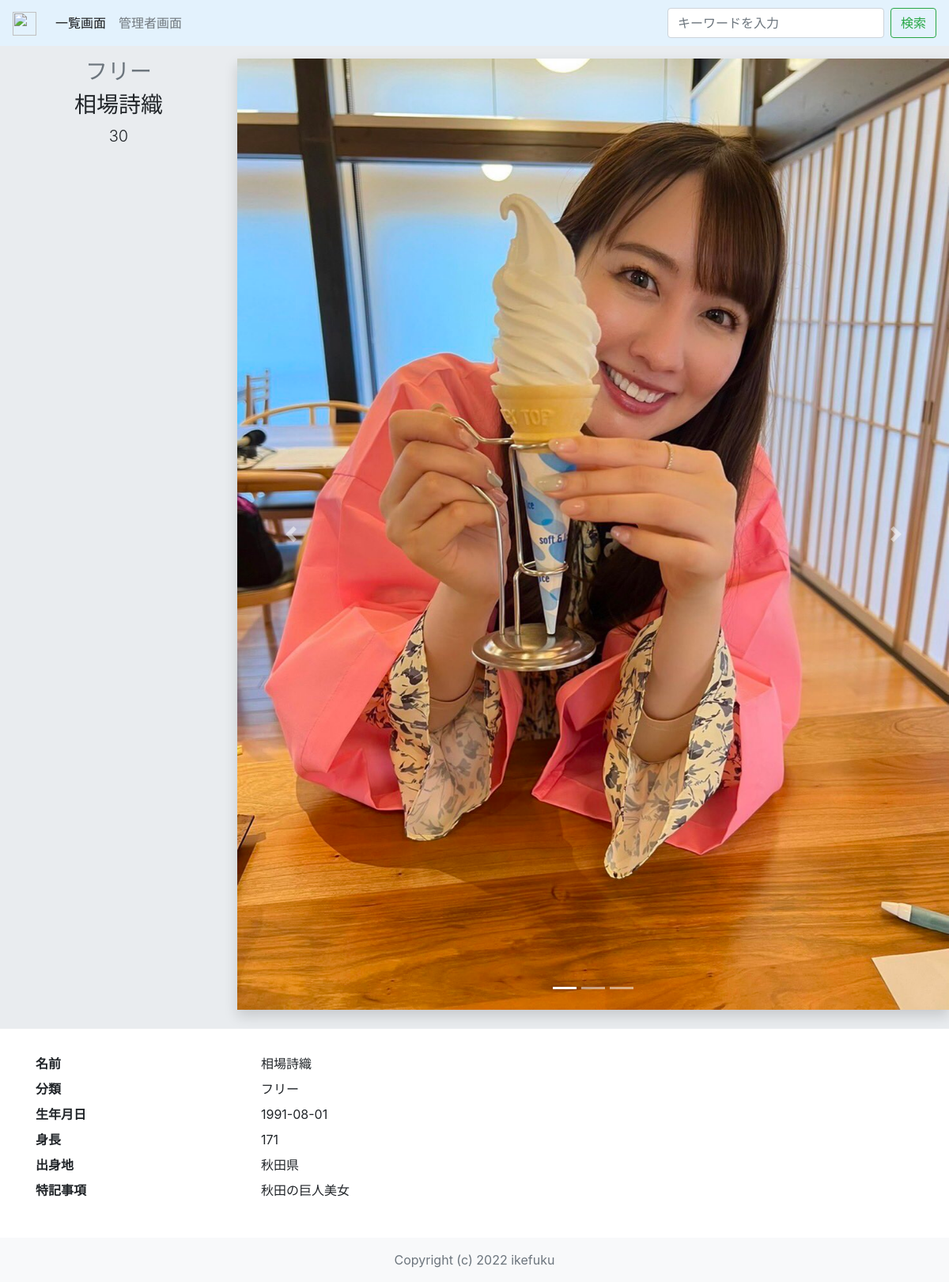
Page /detail.php?id=23 on the committed database.
### tables this page shows
CREATE TABLE `personaldata` (
  `id` int(11) UNSIGNED NOT NULL,
  `womanname` varchar(255) NOT NULL,
  `age` int(3) DEFAULT 0,
  `category` varchar(255) DEFAULT NULL,
  `birthday` varchar(10) DEFAULT NULL,
  `birthplace` varchar(10) DEFAULT NULL,
  `bloodtype` varchar(2) DEFAULT NULL,
  `height` int(3) DEFAULT 0,
  `notices` varchar(255) DEFAULT NULL,
  `picdata0` varchar(255) DEFAULT NULL,
  `picdata1` varchar(255) DEFAULT NULL,
  `picdata2` varchar(255) DEFAULT NULL,
  `created_at` timestamp NOT NULL DEFAULT current_timestamp(),
  `updated_at` timestamp NOT NULL DEFAULT current_timestamp() ON UPDATE current_timestamp()
);

### lib/connect.php (called while the page is built, shortened)
<?php
class connect
{
    public function __construct()
    {
        $dsn = "mysql:host=" . self::HOST . ";dbname=" . self::DB_NAME . ";charset=utf8mb4";
        try {
            $this->dbh = new PDO($dsn, self::USER, self::PASS);
        } catch (Exception $e) {
            exit($e->getMessage());
        }
    }
}

### lib/queryPersonalData.php (called while the page is built, shortened)
<?php
include __DIR__.'/personaldata.php';
class QueryPersonalData extends connect
{
    public function getDatum($id)
    {
        try
        {
            $stmt = $this->dbh->prepare("SELECT  * FROM personaldata WHERE id=:id");
            $stmt->bindParam(':id', $id, PDO::PARAM_INT);
            $stmt->execute();
            $datum = $this->setDatum($stmt->fetchAll(PDO::FETCH_ASSOC));
        }
        catch(Exception $ex)
        {
            return "DB:Error";
        }
        return $datum;
    }
    public function setDatum($result)
    {
        $pd = new PersonalData();
        $pd->setId($result[0]["id"]);
        $pd->setName($result[0]["womanname"]);
        $pd->setAge($result[0]["age"]);
        $pd->setCategory($result[0]["category"]);
        $pd->setBirthday($result[0]["birthday"]);
        $pd->setBirthplace($result[0]["birthplace"]);
        $pd->setBloodtype($result[0]["bloodtype"]);
        $pd->setHeight($result[0]["height"]);
        $pd->setNotices($result[0]["notices"]);
        $pd->setPicdata0($result[0]["picdata0"]);
        $pd->setPicdata1($result[0]["picdata1"]);
        $pd->setPicdata2($result[0]["picdata2"]);
        return $pd;
    }
}

### lib/personaldata.php (called while the page is built, shortened)
<?php
class PersonalData
{
    private $name = null;
    private $age = null;
    private $category = null;
    private $birthday = null;
    private $birthplace = null;
    private $height = null;
    private $notices=null;
    private $picdata0=null;
    public function getName()
    {
        return $this->name;
    }
    public function getAge()
    {
        return $this->age;
    }
    public function getCategory()
    {
        return $this->category;
    }
    public function getBirthday()
    {
        return $this->birthday;
    }
    public function getBirthplace()
    {
        return $this->birthplace;
    }
    public function getHeight()
    {
        return $this->height;
    }
    public function getNotices()
    {
        return $this->notices;
    }
    public function getPicdata0()
    {
        return $this->picdata0;
    }
    public function setName($name)
    {
        $this->name=$name;
    }
    public function setAge($age)
    {
        $this->age=$age;
    }
    public function setCategory($category)
    {
        $this->category=$category;
    }
    public function setBirthday($birthday)
    {
        $this->birthday=$birthday;
    }
    public function setBirthplace($birthplace)
    {
        $this->birthplace=$birthplace;
    }
    public function setHeight($height)
    {
        $this->height=$height;
    }
    public function setNotices($notices)
    {
        $this->notices=$notices;
    }
    public function setPicdata0($picdata0)
    {
        $this->picdata0=$picdata0;
    }
}

### detail.php (the view, shortened to what this page needs)
<?php
include __DIR__.'/lib/connect.php';
include __DIR__.'/lib/queryPersonalData.php';
if(!empty($_GET['id']))
{
    $personaldata = new QueryPersonalData();
    $result = $personaldata->getDatum($_GET['id']);
}
?>
<!doctype html>
<html lang="ja">
<head>
    <link rel="stylesheet" href="https://stackpath.bootstrapcdn.com/bootstrap/4.3.1/css/bootstrap.min.css"
>
    <link rel="stylesheet" href="https://getbootstrap.com/docs/4.3/assets/css/docs.min.css">
</head>
<body style="padding-top: 50px;">
<?php include 'header.php';?>
<main>
    <div class="container-fluid px-0">
        <div class="jumbotron jumbotron-fluid py-4">
            <div class="row no-gutters">
                <div class="col-md-3">
                    <div class="container ">
                        <h3 class="text-muted text-center"><?php echo $result->getCategory(); ?></h3>
                        <h3 class="text-center"><?php echo $result->getName(); ?></h3>
                        <p class="lead text-center"><?php echo $result->getAge(); ?></p>
                    </div>
                </div>
                <div class="col-md-9">
                    <div id="foo" class="carousel slide shadow" data-ride="carousel">
                        <ol class="carousel-indicators">
                            <li data-target="#foo" data-slide-to="0" class="active"></li>
                            <li data-target="#foo" data-slide-to="1"></li>
                            <li data-target="#foo" data-slide-to="2"></li>
                        </ol>
                        <div class="carousel-inner">
                            <div class="carousel-item active">
                                <img src="admin/uploads/<?php echo $result->getPicdata0(); ?>" class="img-fluid" alt="First slide">
                            </div>
                        </div>
                        <a class="carousel-control-prev" href="#foo" data-slide="prev">
                            <span class="carousel-control-prev-icon"></span>
                        </a>
                        <a class="carousel-control-next" href="#foo" data-slide="next">
                            <span class="carousel-control-next-icon"></span>
                        </a>
                    </div>
                </div>
            </div>
        </div>
    </div>
    <div class="container pb-4  ">
        <dl class="row d-flex justify-content-center">
            <dt class="col-md-3">名前</dt>
            <dd class="col-md-9"><?php echo $result->getName(); ?></dd>
            <dt class="col-md-3">分類</dt>
            <dd class="col-md-9"><?php echo $result->getCategory(); ?></dd>
            <dt class="col-md-3">生年月日</dt>
            <dd class="col-md-9"><?php echo $result->getBirthday(); ?></dd>
            <dt class="col-md-3">身長</dt>
            <dd class="col-md-9"><?php echo $result->getHeight(); ?></dd>
            <dt class="col-md-3">出身地</dt>
            <dd class="col-md-9"><?php echo $result->getBirthPlace(); ?></dd>
            <dt class="col-md-3">特記事項</dt>
            <dd class="col-md-9"><?php echo $result->getNotices(); ?></dd>
        </dl>
    </div>
</main>
<?php include 'footer.php';?>
</body>
</html>

### rows in the picture
personaldata: category "フリー", womanname "相場詩織", age "30", picdata0 (picture), birthday "1991-08-01", height "171", birthplace "秋田県", notices "秋田の巨人美女"
